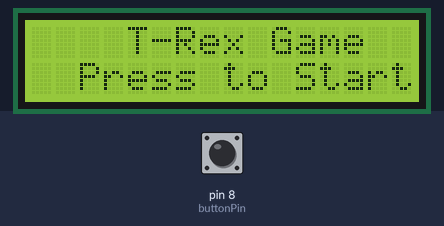
The sketch below on a simulated Arduino Uno, built with avr-gcc and run on an emulated ATmega328P. Parts: 16×2 character LCD. Inputs (shaded band) come from the test bench; at power-on: pin 8 (buttonPin) HIGH. Random numbers use the default seed unless the sketch sets one.

Above: at 0.8 s.
0.9 s: pin 8 (buttonPin) pulled LOW for 0.15 s
At 2.6 s:
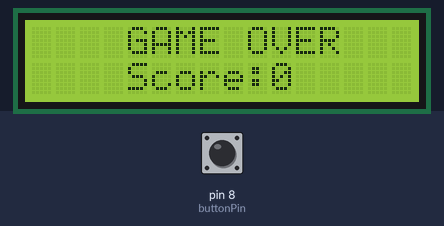
2.7 s: pin 8 (buttonPin) pulled LOW for 3.2 s
At 4.48 s:
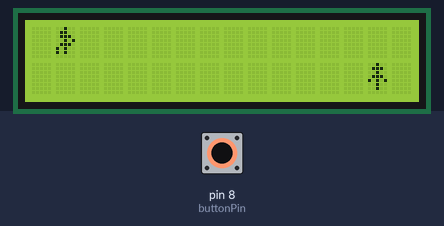
7.4 s: pin 8 (buttonPin) pulled LOW for 3.2 s
At 13.4 s:
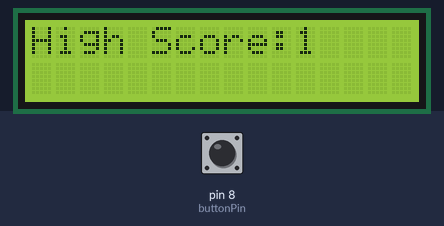
13.6 s: pin 8 (buttonPin) pulled LOW for 1 s
At 14.97 s:
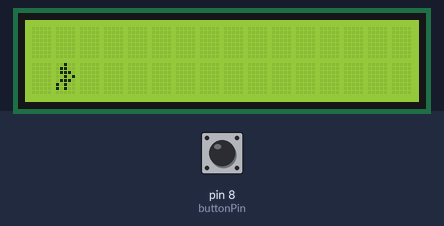

The sketch:

Trex-Game.ino
```cpp
#include <LiquidCrystal.h>
LiquidCrystal lcd(13, 12, 5, 4, 3, 2);

int obstacle = 16;
const int buttonPin = 8;
int tRex = 1;
unsigned long jumpTime = 0;
bool jumping = false;
bool gameOver = false;
int score = 0;
int gameSpeed = 100;
int highScore = 0;
int powerUp = -1;
unsigned long powerUpTime = 0;
bool invincible = false;

byte tRexChar[8] = {
  B00100, //   *
  B01100, //  **
  B01110, //  ***
  B00101, //   * *
  B01110, //  ***
  B10100, // * *
  B10100, // * *
  B00000  //
};

byte cactusChar[8] = {
  B00100, //   *
  B01110, //  ***
  B00100, //   *
  B01110, //  ***
  B10101, // * * *
  B00100, //   *
  B00100, //   *
  B00000  //
};

void setup() {
  lcd.begin(16, 2);
  lcd.createChar(0, tRexChar);
  lcd.createChar(1, cactusChar);
  pinMode(buttonPin, INPUT_PULLUP);
  startGame();
}

void loop() {
  int buttonState = digitalRead(buttonPin);

  if (random(0, 50) == 0 && powerUp == -1)
  {
    powerUp=16;
  }

  if (powerUp > -1)
  {
    lcd.setCursor(powerUp, 1);
    lcd.print(" ");
    powerUp--;
    if (powerUp >= 0)
    {
      lcd.setCursor(powerUp, 1);
      lcd.print("*");
    } else
    {

    }
  }

  if (powerUp == 1 && tRex == 1)
  {
    activatePower();
    powerUp = -1;
  }
  if (invincible && millis() - powerUpTime > 3000)
  {
    invincible = false;
  }
  if (obstacle == 1 && tRex == 1 && !invincible)
  {
    gameOver = true;
  }
  if (buttonState == LOW && !jumping)
  {
    tRex = 0;
    jumping = true;
    jumpTime = millis();
  }

  if (jumping && millis() - jumpTime > 300) {
    tRex = 1;
    jumping = false;
  }
  if (!gameOver)
  {
    lcd.setCursor(obstacle, 1);
    lcd.print(" ");
    obstacle--;
    lcd.setCursor(obstacle, 1);
    lcd.write(byte(1));
    if (obstacle == 0)
    {
      lcd.setCursor(obstacle, 1);
      lcd.print(" ");
      obstacle = 16;
      score++;
      lcd.setCursor(12, 0);
      lcd.print(score);
    }
    lcd.setCursor(1, 0);
    lcd.print(" ");
    lcd.setCursor(1, 1);
    lcd.print(" ");
    lcd.setCursor(1, tRex);
    lcd.write(byte(0));

    delay(gameSpeed);
    if (score % 3 == 0 && score > 0 && gameSpeed > 50)
    {
      gameSpeed -= 5;
    }
  }
  if (gameOver) {
    lcd.clear();
    lcd.setCursor(4, 0);
    lcd.print("GAME OVER");
    lcd.setCursor(4, 1);
    lcd.print("Score:");
    lcd.print(score);
    delay(2000);
    lcd.clear();
    if (score > highScore)
    {
      highScore = score;
      lcd.print("New High:");
      lcd.print(highScore);
    } else
    {
      lcd.print("High Score:");
      lcd.print(highScore);
    }

    score = 0;
    gameSpeed = 100;
    gameOver = true;

    while (digitalRead(buttonPin) == HIGH)
    {
    }
    obstacle = 15;
    tRex = 1;
    gameOver = false;
    lcd.clear();
  }
}
void activatePower()
{
  invincible = true;
  powerUpTime = millis();
}

void startGame()
{
  lcd.setCursor(4, 0);
  lcd.print("T-Rex Game");
  lcd.setCursor(2, 1);
  lcd.print("Press to Start");

  while (digitalRead(buttonPin) == HIGH)
  {
  }
  lcd.clear();
}
```

Measured:
- after the input at 0.9 s, the display: first changes at once (image 1 shows a later state)
- after the input at 13.6 s, the display: first changes at once (image 4 shows a later state)
